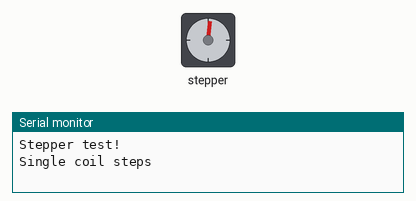
Bench run of a sketch on a simulated Arduino Uno, built with avr-gcc and run on an emulated ATmega328P. Parts: stepper motor, the last lines printed to the serial monitor. Stepper angles assume 48 steps per turn.

Above: at 0.05 s.
At 1.75 s:
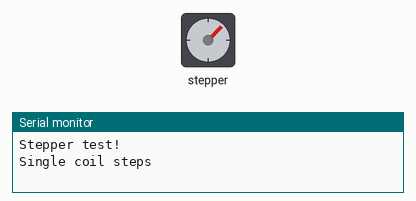
At 4.6 s:
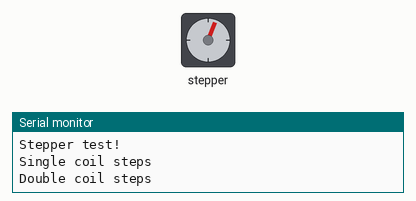
At 9.5 s:
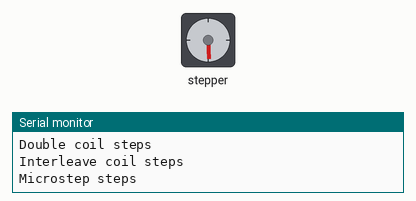
Timing chart, 0 to 12.4 s (numbered marks = the images above):
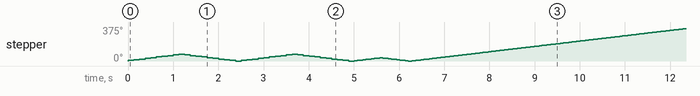

The sketch:

StepperTest.ino
```cpp
/*
This is a test sketch for the Adafruit assembled Motor Shield for Arduino v2
It won't work with v1.x motor shields! Only for the v2's with built in PWM
control

For use with the Adafruit Motor Shield v2
---->	http://www.adafruit.com/products/1438
*/


#include <Wire.h>
#include <Adafruit_MotorShield.h>
#include "utility/Adafruit_PWMServoDriver.h"

// Create the motor shield object with the default I2C address
Adafruit_MotorShield AFMS = Adafruit_MotorShield();
// Or, create it with a different I2C address (say for stacking)
// Adafruit_MotorShield AFMS = Adafruit_MotorShield(0x61);

// Connect a stepper motor with 200 steps per revolution (1.8 degree)
// to motor port #2 (M3 and M4)
Adafruit_StepperMotor *myMotor = AFMS.getStepper(48, 1);


void setup() {
  Serial.begin(9600);           // set up Serial library at 9600 bps
  Serial.println("Stepper test!");

  AFMS.begin();  // create with the default frequency 1.6KHz
  //AFMS.begin(1000);  // OR with a different frequency, say 1KHz

  myMotor->setSpeed(10);  // 10 rpm
}

void loop() {
  Serial.println("Single coil steps");
  myMotor->step(10, FORWARD, SINGLE);
  myMotor->step(10, BACKWARD, SINGLE);

  Serial.println("Double coil steps");
  myMotor->step(10, FORWARD, DOUBLE);
  myMotor->step(10, BACKWARD, DOUBLE);

  Serial.println("Interleave coil steps");
  myMotor->step(10, FORWARD, INTERLEAVE);
  myMotor->step(10, BACKWARD, INTERLEAVE);

  Serial.println("Microstep steps");
  myMotor->step(50, FORWARD, MICROSTEP);
  myMotor->step(50, BACKWARD, MICROSTEP);
}
```
